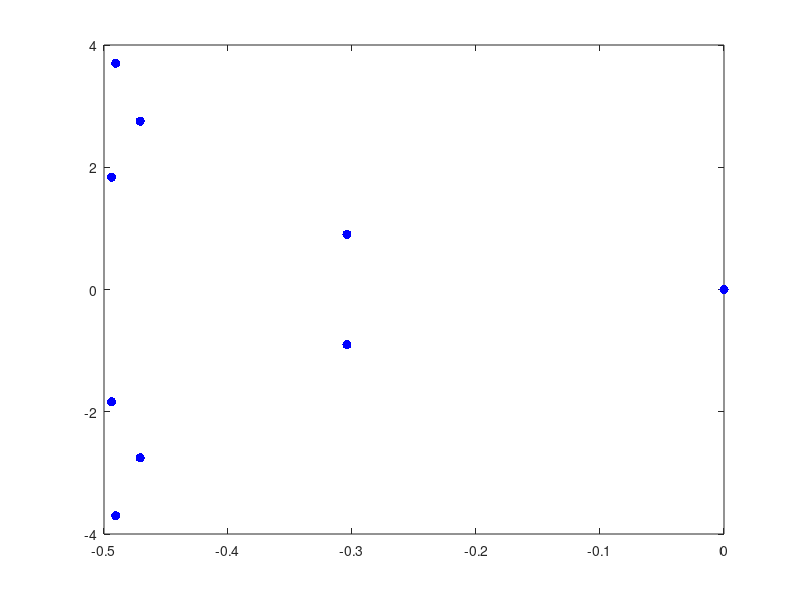

MATLAB code for this plot: (Note: this script raises an error after producing the figure.)
% Numerical approximation of a 1D Wave equation with Dirichlet
% boundary conditions using "Modal Approximation". Includes control input
% u(t) (force input) and measured output y(t) (weighted average of
% velocity).
% 
% The script defines a Modal approximation of the heat equation
% 
% w_{tt}(\xi,t) = c^2*w_{\xi\xi}(\xi,t) - d(\xi)*w_t(\xi,t) + B(\xi)u(t)
% y(t) = \int_0^1 w_\xi(\xi,t)*c_1(\xi)d\xi+\int_0^1 w_t(\xi,t)*c_2(\xi)d\xi
%
% on [0,1] with Neumann boundary conditions w_\xi(0,t)=w_\xi(1,t)=0. 
% The approximation has the form x'(t)=A_N*x(t)+B_N*u(t), where state of x(t) the 
% is a vector of the coordinates (\alpha_1(t),...,\alpha_N(t))^T of the
% approximate wave profile in the basis spanned by the eigenvectors of the
% second order differential operator. For plotting the solution the values
% of these linear combinations are evaluated at a spatial grid on [0,1].
%
% Copyright (C) 2019 by Lassi Paunonen (lassi.paunonen@tuni.fi)



% Size of the numerical approximation
N = 5;
% The wave speed
c = .3;

% Define the system parameters. The approximation works best if all of the
% functions satisfy the boundary conditions, but you can still experiment
% functions that are not continuously differentiable, for example 
% f(xi) = 1/2-abs(xi-1/2)
% Define the damping profile function
d = @(xi) 5*xi.*(1-xi);
d = @(xi) 4*(1/2-abs(xi-1/2));
% d = @(xi) zeros(size(xi));
% d = @(xi) 0.5*ones(size(xi));

% Define the input profile function b(xi) and the output weight function c_2
b = @(xi) 10*xi.^2.*(1-xi);
b = @(xi) 10*ones(size(xi));
c_1 = @(xi) 10*xi.*(1-xi).^2;
% c_1 = @(xi) 50*(xi<=0.11).*(xi>=0.09);
% c_1 = @(xi) zeros(size(xi));
c_1 = @(xi) ones(size(xi));

% c_2 = @(xi) xi.*(1-xi);
c_2 = @(xi) zeros(size(xi));
c_2 = @(xi) ones(size(xi));


% Set the simulation parameters

% Choose the initial wave profile w_0(\xi) and initial velocity w_1(\xi)
w_0 = @(xi) cos(pi*xi)+3*cos(5*pi*xi);
% w_0 = @(xi) 10*xi.*(1-xi)-2*sin(2*pi*xi);
% w_0 = @(xi) 1/2-abs(xi-1/2);

w_1 = @(xi) zeros(size(xi));

% Choose the simulation interval, 
tspan = [0,15];
% Choose the numbers of points in t- and x-directions for plotting
Nt = 200;
Nx = 160;

% Choose the input function
u_fun = @(t) zeros(size(t));
% u_fun = @(t) ones(size(t));
% u_fun = @(t) sin(t);


%%%%%%%%%%%%%%%%% Construction of the approximation %%%%%%%%%%%%%%%%%%%%

% Eigenvalues of the second order differential operator (d^2/d\xi^2) with
% Dirichlet boundary conditions
lambda_n = @(n) -c^2*n.^2*pi^2;
% Orthonormal eigenvectors of the operator (d^2/d\xi^2) with Dirichlet 
% boundary conditions
phi_n = @(xi,n) sqrt(2)*cos(n*pi*xi);
phi_n_prime = @(xi,n) sqrt(2)*n*pi*sin(n*pi*xi);


% Define a Matlab function for computing the inner product <f,\phi_n>,
% which gives the n'th coordinate of the function f(x) in the orthonormal 
% basis spanned by the eigenvectors \phi_n(x) (this is the Fourier sine
% series).
phiprod = @(f,n) quadgk(@(xi) f(xi).*phi_n(xi,n),0,1,'AbsTol',1e-9);
phiprod_prime = @(f,n) quadgk(@(xi) f(xi).*phi_n_prime(xi,n),0,1,'AbsTol',1e-9);


% Construct the matrices A_N, B_N and C_N of the approximate system
A_0 = spdiags(lambda_n((0:(N-1)).'),0,N,N);

B_0 = zeros(N,1);
C_1 = zeros(1,N);
C_2 = zeros(1,N);
for ind = 1:N
  B_0(ind) = phiprod(b,ind-1);
  C_1(ind) = phiprod_prime(c_1,ind-1);
  C_2(ind) = phiprod(c_2,ind-1);
end

D_0 = zeros(N,N);
for ind1 = 1:N
  for ind2 = ind1:N
    D_0(ind1,ind2) = phiprod(@(xi) d(xi).*phi_n(xi,ind2-1),ind1-1);
  end
  D_0((ind1+1):end,ind1) = D_0(ind1,(ind1+1):end).';
end


AN = [sparse(N,N),speye(N);A_0,-D_0];
BN = [zeros(N,1);B_0];
CN = [C_1,C_2];




% evals = eig(full(AN-1.4*(CN')*BN'));
evals = eig(full(AN-BN*CN));
plot(real(evals),imag(evals),'b.','Markersize',20)
axis([-.5,0,-4,4])
%%

%%%%%%%%%%%%%%%%% Simulation %%%%%%%%%%%%%%%%%%%%


% Define the initial state of the approximate system. 
w0_vec = zeros(N,1);
w1_vec = zeros(N,1);
for ind = 1:N
  w0_vec(ind) = phiprod(w_0,ind-1);
  w1_vec(ind) = phiprod(w_1,ind-1);
end
alpha0 = [w0_vec;w1_vec];


% Complete the simulation. 'ode15s' solves a differential equation
% numerically
odefun = @(t,alpha) AN*alpha + BN*u_fun(t);
sol = ode15s(odefun,tspan,alpha0);
tgrid = linspace(tspan(1),tspan(2),Nt);
alphas = deval(sol,tgrid);



%%%%%%%%%%%%%%%%% Illustration of the results %%%%%%%%%%%%%%%%%%%%

% Compute the output y(t) at the points 'tgrid' and plot the result
yy = CN*alphas;
figure(1)
plot(tgrid,yy,'Linewidth',2);
title('Output $y(t)$ of the heat equation','interpreter','latex','fontsize',16)

%% Plot the solution of the heat equation as a function of t and xi

% Compute the values of the approximate solution from the coordinates in
% the matrix 'alphas' (the coordinates for the deflection w(\xi,t) are in 
% the N first rows). This can be achieved by multiplying N first rows of 
% 'alphas' from the left with a suitable matrix 'PHI' whose columns contain
% the values of each of the basis functions 'phi_n(\xi)' in the spatial 
% grid on [0,1].
% Compute the matrix 'PHI'
spgrid = linspace(0,1,Nx);
PHI = zeros(Nx,N);
for ind = 1:N
  PHI(:,ind) = phi_n(spgrid.',ind);
end
zz = PHI*alphas(1:N,:);

% To plot the solution on [0,1], we add the zero boundary values of the 
% solution at \xi=0 and \xi=1 to the matrix 'xx' 
figure(2)
colormap jet
LinSysPlot1DSurf(zz,spgrid,tgrid)


%%
% Animate the solution of the heat equation 
figure(3)
% No movie recording
[~,zlims] = LinSysAnimate1D(zz,spgrid,tgrid,0.03,0);

% Movie recording
% [MovAnim,zlims] = LinSysAnimate1D([zeros(1,length(tgrid));xx;zeros(1,length(tgrid))],spgridfull,tgrid,0.03,1);
